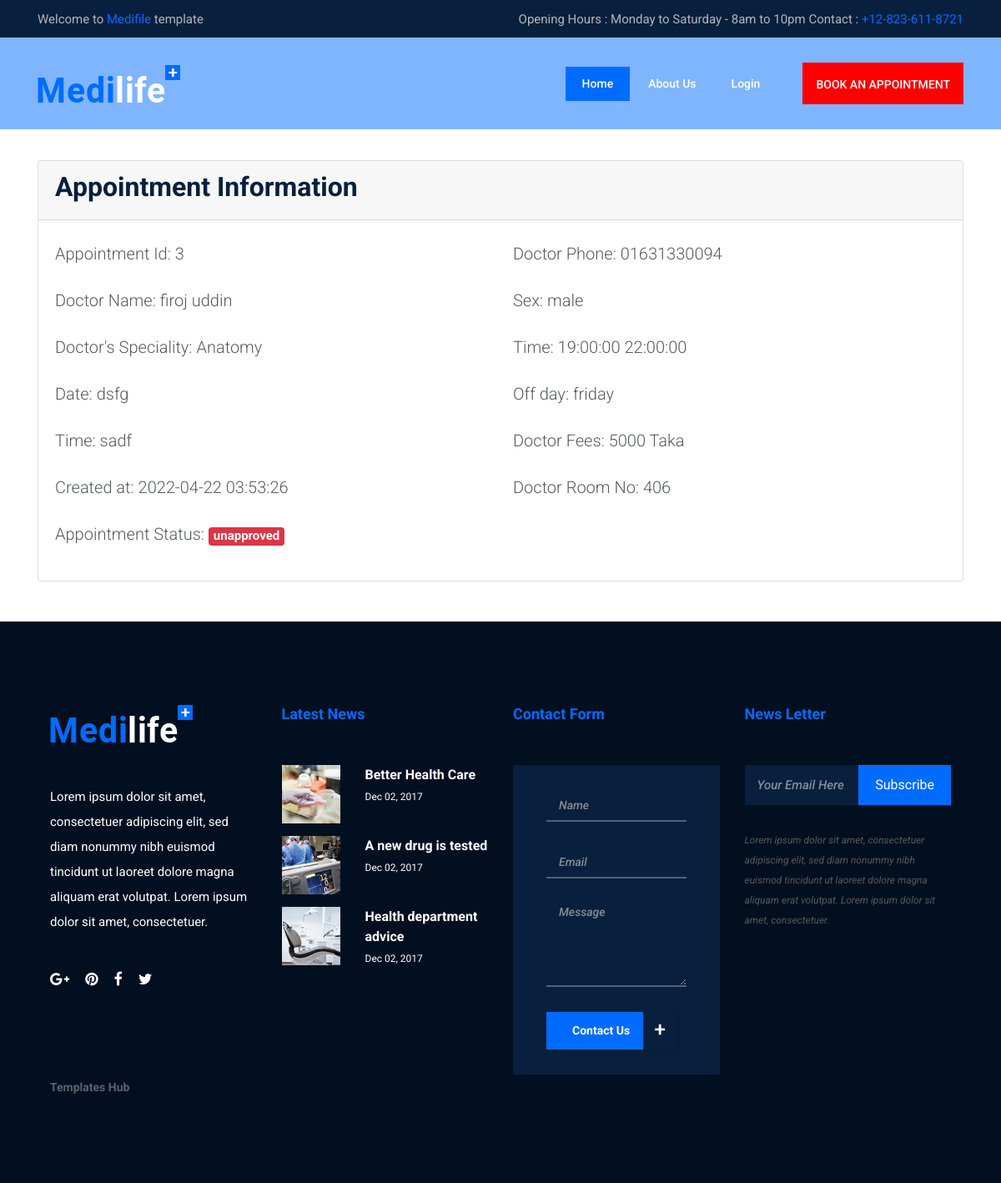
/appointment-view.php?id=3, run on an earlier commit of the app's database.
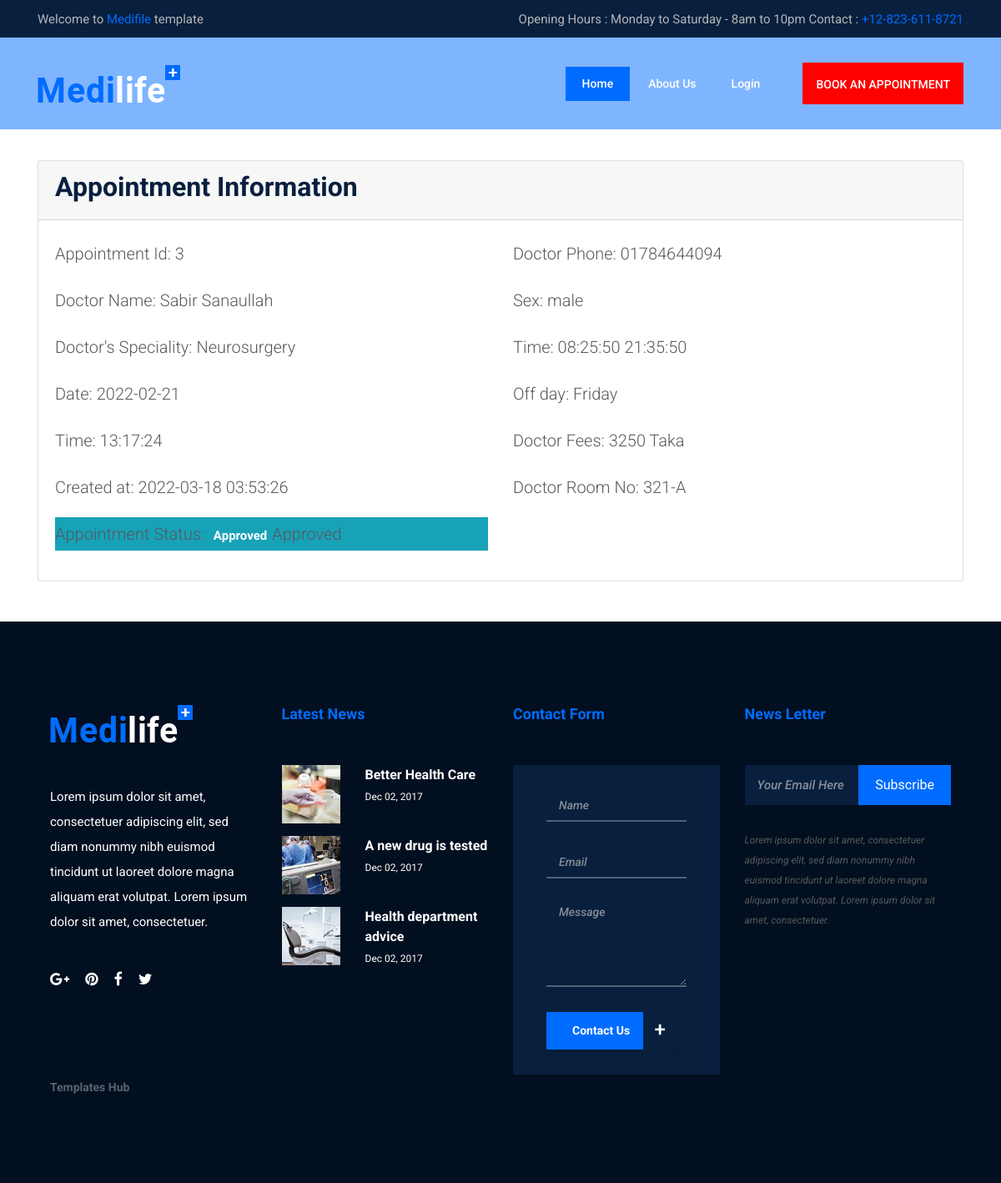
And on a later commit of the database.
### tables this page shows
CREATE TABLE `appointment` (
  `id` int(11) NOT NULL,
  `user_id` int(11) NOT NULL,
  `doctor_id` int(11) NOT NULL,
  `ap_date` varchar(255) NOT NULL,
  `ap_time` varchar(255) NOT NULL,
  `created_at` timestamp NOT NULL DEFAULT current_timestamp(),
  `status` tinyint(1) NOT NULL DEFAULT 0
);

CREATE TABLE `details` (
  `id` int(11) NOT NULL,
  `user_id` int(11) NOT NULL,
  `f_name` varchar(255) NOT NULL,
  `l_name` varchar(255) NOT NULL,
  `address` varchar(255) NOT NULL,
  `sex` varchar(255) NOT NULL,
  `phone` varchar(255) NOT NULL,
  `doctor_details` tinyint(1) DEFAULT NULL,
  `employee_details` tinyint(1) DEFAULT NULL,
  `admin_details` tinyint(1) DEFAULT NULL
);

CREATE TABLE `doc_specialist` (
  `id` int(11) NOT NULL,
  `specialist_at` varchar(255) NOT NULL
);

CREATE TABLE `doctors` (
  `id` int(11) NOT NULL,
  `user_id` int(11) NOT NULL,
  `specialist_at` int(11) NOT NULL,
  `room_no` varchar(255) NOT NULL,
  `fees` int(11) NOT NULL,
  `off_day` varchar(255) NOT NULL,
  `starting_time` time NOT NULL,
  `end_time` time NOT NULL
);

### appointment-view.php (the view)
<?php include "frontend/head.php"; ?>
<?php
include 'config.php';
if (isset($_GET['id'])){
    $user_id = mysqli_real_escape_string($conn, $_GET['id']);
    $sql = "SELECT a.id, a.user_id, a.doctor_id, a.ap_date, a.status, a.ap_time, a.created_at, d.f_name,
       d.l_name, d.phone, d.sex, d.address, dc.specialist_at, dc.room_no, dc.fees , dc.off_day, dc.starting_time, dc.end_time
FROM appointment as a , details as d, doctors as dc
WHERE  d.user_id  = a.doctor_id  and dc.user_id = a.doctor_id and a.id = '$user_id'" ;
    $result  = mysqli_query($conn, $sql);
    $doc = mysqli_fetch_assoc($result);
    $s_id =$doc['specialist_at'];
    $sql_sp = "SELECT * FROM `doc_specialist` WHERE id = '$s_id'";
    $result  = mysqli_query($conn, $sql_sp);
    $specialist = mysqli_fetch_assoc($result);
}
?>
<?php include "frontend/navigation.php"; ?>
    <section class="content pt-5">
        <div class="container py-5 mt-5">
            <div class="row pt-5">
                <div class="col-12">
                    <div class="card">
                        <div class="card-header d-flex align-items-center justify-content-between">
                            <h2>Appointment Information </h2>
                        </div>
                        <div class="card-body">
                            <div class="row">
                                <div class="col-md-6">
                                    <p class="lead">Appointment Id: <?php echo htmlspecialchars($doc['id']); ?></p>
                                    <p class="lead">Doctor Name: <?php echo htmlspecialchars($doc['f_name']); ?> <?php echo htmlspecialchars($doc['l_name']); ?></p>
                                    <p class="lead">Doctor's Speciality: <?php echo htmlspecialchars($specialist['specialist_at']); ?></p>
                                    <p class="lead">Date: <?php echo htmlspecialchars($doc['ap_date']); ?></p>
                                    <p class="lead">Time: <?php echo htmlspecialchars($doc['ap_time']); ?></p>
                                    <p class="lead">Created at: <?php echo htmlspecialchars($doc['created_at']); ?></p>
                                    <p class="lead <?php
                                    if($doc['status'] == 1){
                                        echo "bg-info" ;
                                    }else{
                                        echo "bg-denger" ;
                                    }
                                    ?>">Appointment Status: <?php
                                        if($doc['status'] == 1){
                                            echo '<span class=" badge badge-info">Approved</span>Approved' ;
                                        }else{
                                            echo '<span class=" badge badge-danger">unapproved</span>' ;
                                        }
                                        ?></p>
                                </div>
                                <div class="col-md-6">
                                    <p class="lead">Doctor Phone: <?php echo htmlspecialchars($doc['phone']); ?></p>
                                    <p class="lead">Sex:  <?php echo htmlspecialchars($doc['sex']); ?></p>
                                    <p class="lead">Time: <?php echo htmlspecialchars($doc['starting_time']); ?> <?php echo htmlspecialchars($doc['end_time']); ?></p>
                                    <p class="lead">Off day: <?php echo htmlspecialchars($doc['off_day']); ?></p>
                                    <p class="lead">Doctor Fees: <?php echo htmlspecialchars($doc['fees']); ?> Taka</p>
                                    <p class="lead">Doctor Room No: <?php echo htmlspecialchars($doc['room_no']); ?></p>
                                </div>
                            </div>
                        </div>
                    </div>
                </div>
            </div>
        </div>
    </section>
<?php include "frontend/foot.php"; ?>

What changed in the data, as far as the page shows it:
no longer on this page (row edited): doc_specialist: specialist_at "Anatomy"
changed appointment "male": details.f_name "firoj" → "Sabir"; details.l_name "uddin" → "Sanaullah"; ap_date "dsfg" → "2022-02-21"; ap_time "sadf" → "13:17:24"; created_at "2022-04-22 03:53:26" → "2022-03-18 03:53:26"; status 0 → 1 (drawn); details.phone "01631330094" → "01784644094"; doctors.starting_time "19:00:00" → "08:25:50"; doctors.end_time "22:00:00" → "21:35:50"; doctors.off_day "friday" → "Friday"; doctors.fees "5000" → "3250"; doctors.room_no "406" → "321-A"
now on this page (row edited): doc_specialist: specialist_at "Neurosurgery"
Also different on the page:
text no longer shown: "unapproved"
text now shown: "Approved Approved"
